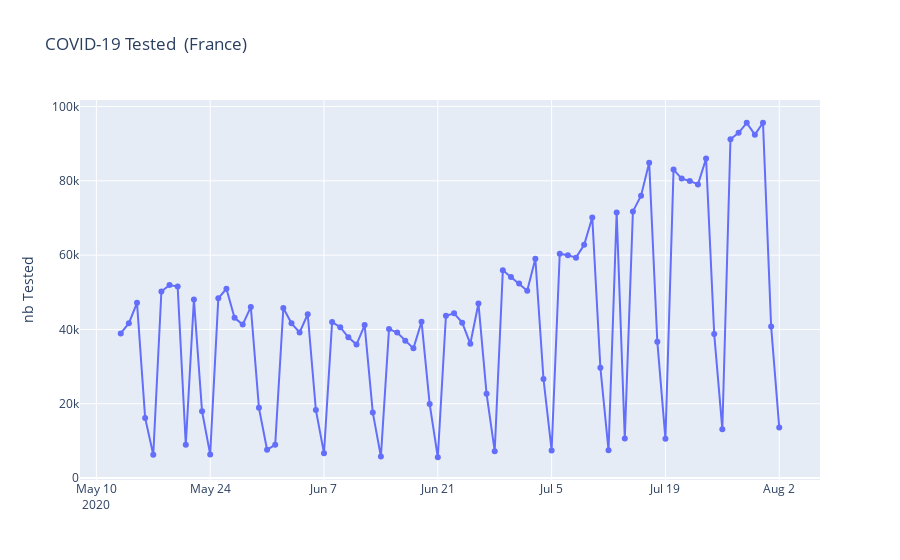

The notebook cell saved with this chart:
### Code cell
fig = go.Figure()
# Create and style traces
fig.add_trace(go.Scatter(x=df_feat_fr["date"].astype(np.datetime64), 
                         y=df_feat_fr["test"],
                    mode='lines+markers',
                    line_shape='linear',
                    connectgaps=True, name="Nb. Tested"))
# Edit the layout
fig.update_layout(title='COVID-19 Tested  (France)',
                   yaxis_title='nb Tested')
fig.update_layout(legend_orientation="h", legend=dict(x=0, y=1.1))
fig.show()
